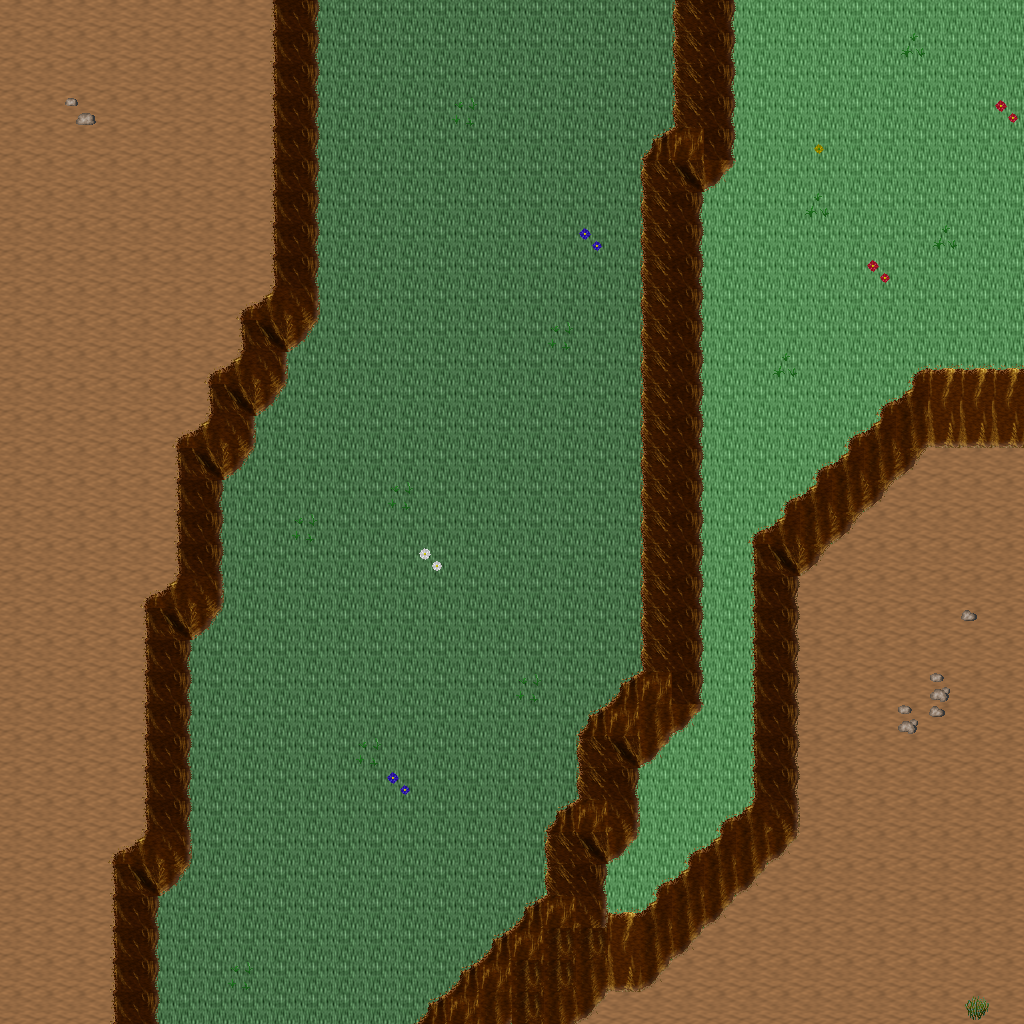

This game map was drawn from its Tiled (.tmx) file and the tilesets committed beside it. A one-line description and the trimmed map source follow:
An orthogonal 32x32 tile map with 32x32 px tiles, 5 tile layers (Ground, Objects, Objects2, Above, ...), 1 hidden layer not drawn, 29 tilesets.

<map version="1.10" tiledversion="1.11.0" orientation="orthogonal" renderorder="right-down" width="32" height="32" tilewidth="32" tileheight="32" infinite="0" nextlayerid="11" nextobjectid="1">
 <tileset firstgid="1" name="ground_ground" tilewidth="32" tileheight="32" tilecount="33" columns="3">
  <image source="../drawable/ground_ground.png" width="96" height="352" />
 </tileset>
 <tileset firstgid="34" name="ground_ridge_earth_dark" tilewidth="32" tileheight="32" tilecount="96" columns="12">
  <image source="../drawable/ground_ridge_earth_dark.png" width="384" height="256" />
 </tileset>
 <tileset firstgid="130" name="ground_rock_pebbles" tilewidth="32" tileheight="32" tilecount="3" columns="1">
  <image source="../drawable/ground_rock_pebbles.png" width="32" height="96" />
 </tileset>
 <tileset firstgid="133" name="ground_ladder_steps" tilewidth="32" tileheight="32" tilecount="6" columns="3">
  <image source="../drawable/ground_ladder_steps.png" width="96" height="64" />
 </tileset>
 <tileset firstgid="139" name="ground_grass_edges" tilewidth="32" tileheight="32" tilecount="36" columns="12">
  <image source="../drawable/ground_grass_edges.png" width="384" height="96" />
 </tileset>
 <tileset firstgid="175" name="ground_grass_corners" tilewidth="32" tileheight="32" tilecount="24" columns="6">
  <image source="../drawable/ground_grass_corners.png" width="192" height="128" />
 </tileset>
 <tileset firstgid="199" name="ground_earth_edges" tilewidth="32" tileheight="32" tilecount="18" columns="6">
  <image source="../drawable/ground_earth_edges.png" width="192" height="96" />
 </tileset>
 <tileset firstgid="217" name="plant_flower_daisy_white" tilewidth="32" tileheight="32" tilecount="8" columns="2">
  <image source="../drawable/plant_flower_daisy_white.png" width="64" height="128" />
 </tileset>
 <tileset firstgid="225" name="item_corpse_huge_animal" tilewidth="32" tileheight="32" tilecount="16" columns="2">
  <image source="../drawable/item_corpse_huge_animal.png" width="64" height="256" />
 </tileset>
 <tileset firstgid="241" name="plant_grasses" tilewidth="32" tileheight="32" tilecount="6" columns="3">
  <image source="../drawable/plant_grasses.png" width="96" height="64" />
 </tileset>
 <tileset firstgid="247" name="plant_flower_daisy_blue" tilewidth="32" tileheight="32" tilecount="8" columns="2">
  <image source="../drawable/plant_flower_daisy_blue.png" width="64" height="128" />
 </tileset>
 <tileset firstgid="255" name="plant_flower_daisy_yellow" tilewidth="32" tileheight="32" tilecount="8" columns="2">
  <image source="../drawable/plant_flower_daisy_yellow.png" width="64" height="128" />
 </tileset>
 <tileset firstgid="263" name="plant_flower_daisy_red" tilewidth="32" tileheight="32" tilecount="8" columns="2">
  <image source="../drawable/plant_flower_daisy_red.png" width="64" height="128" />
 </tileset>
 <tileset firstgid="271" name="plant_bush_bushes" tilewidth="32" tileheight="32" tilecount="10" columns="5">
  <image source="../drawable/plant_bush_bushes.png" width="160" height="64" />
 </tileset>
 <tileset firstgid="281" name="plant_stump_stump_brown" tilewidth="32" tileheight="32" tilecount="4" columns="2">
  <image source="../drawable/plant_stump_stump_brown.png" width="64" height="64" />
 </tileset>
 <tileset firstgid="285" name="logic_creature_orc" tilewidth="32" tileheight="32" tilecount="6" columns="6">
  <image source="../drawable/logic_creature_orc.png" width="192" height="32" />
 </tileset>
 <tileset firstgid="291" name="logic_creature_gnome" tilewidth="32" tileheight="32" tilecount="6" columns="6">
  <image source="../drawable/logic_creature_gnome.png" width="192" height="32" />
 </tileset>
 <tileset firstgid="297" name="logic_portal" tilewidth="32" tileheight="32" tilecount="24" columns="8">
  <image source="../drawable/logic_portal.png" width="256" height="96" />
 </tileset>
 <tileset firstgid="321" name="logic_creature_animal" tilewidth="32" tileheight="32" tilecount="32" columns="8">
  <image source="../drawable/logic_creature_animal.png" width="256" height="128" />
 </tileset>
 <tileset firstgid="353" name="logic_collision" tilewidth="32" tileheight="32" tilecount="1" columns="1">
  <image source="../drawable/logic_collision.png" width="32" height="32" />
 </tileset>
 <tileset firstgid="354" name="plant_tree_dead_tree_5" tilewidth="32" tileheight="32" tilecount="20" columns="4">
  <image source="../drawable/plant_tree_dead_tree_5.png" width="128" height="160" />
 </tileset>
 <tileset firstgid="374" name="plant_tree_dead_tree_6" tilewidth="32" tileheight="32" tilecount="20" columns="4">
  <image source="../drawable/plant_tree_dead_tree_6.png" width="128" height="160" />
 </tileset>
 <tileset firstgid="394" name="plant_tree_dead_tree_7" tilewidth="32" tileheight="32" tilecount="20" columns="4">
  <image source="../drawable/plant_tree_dead_tree_7.png" width="128" height="160" />
 </tileset>
 <tileset firstgid="414" name="plant_bush_large_dead" tilewidth="32" tileheight="32" tilecount="2" columns="1">
  <image source="../drawable/plant_bush_large_dead.png" width="32" height="64" />
 </tileset>
 <tileset firstgid="416" name="plant_bush_large_wide_dead" tilewidth="32" tileheight="32" tilecount="4" columns="2">
  <image source="../drawable/plant_bush_large_wide_dead.png" width="64" height="64" />
 </tileset>
 <tileset firstgid="420" name="plant_grasses_wildland" tilewidth="32" tileheight="32" tilecount="4" columns="4">
  <image source="../drawable/plant_grasses_wildland.png" width="128" height="32" />
 </tileset>
 <tileset firstgid="424" name="object_skullsonspikes_l" tilewidth="32" tileheight="32" tilecount="12" columns="4">
  <image source="../drawable/object_skullsonspikes_l.png" width="128" height="96" />
 </tileset>
 <tileset firstgid="436" name="object_skullsonspikes_r" tilewidth="32" tileheight="32" tilecount="12" columns="4">
  <image source="../drawable/object_skullsonspikes_r.png" width="128" height="96" />
 </tileset>
 <tileset firstgid="448" name="logic_item_herb" tilewidth="32" tileheight="32" tilecount="5" columns="5">
  <image source="../drawable/logic_item_herb.png" width="160" height="32" />
 </tileset>
 <layer id="1" name="Ground" width="32" height="32">
  <data>[1024 cells, 1024 non-empty, 3 distinct tile ids]</data>
 </layer>
 <layer id="2" name="Objects" width="32" height="32">
  <data>[1024 cells, 233 non-empty, 19 distinct tile ids]</data>
 </layer>
 <layer id="3" name="Objects2" width="32" height="32">
  <data>[1024 cells, 20 non-empty, 9 distinct tile ids]</data>
 </layer>
 <layer id="4" name="Above" width="32" height="32">
  <data>[1024 cells, 0 non-empty, 0 distinct tile ids]</data>
 </layer>
 <layer id="5" name="Above2" width="32" height="32">
  <data>[1024 cells, 0 non-empty, 0 distinct tile ids]</data>
 </layer>
 <layer id="6" name="Walkable" width="32" height="32" visible="0">
  <data>[1024 cells, 215 non-empty, 1 distinct tile ids]</data>
 </layer>
 <objectgroup id="7" name="Mapevents" />
 <objectgroup id="8" name="Spawn" />
 <objectgroup id="9" name="Keys" />
 <objectgroup id="10" name="Replace" />
</map>
